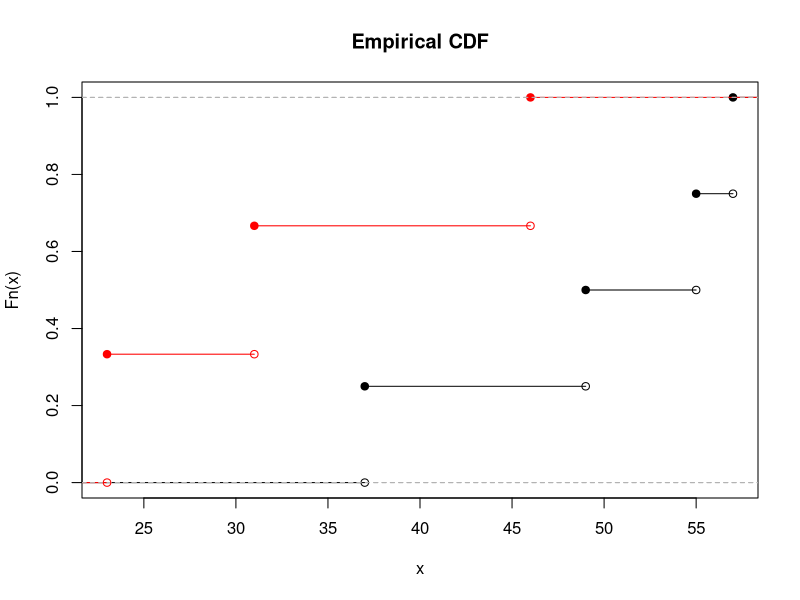
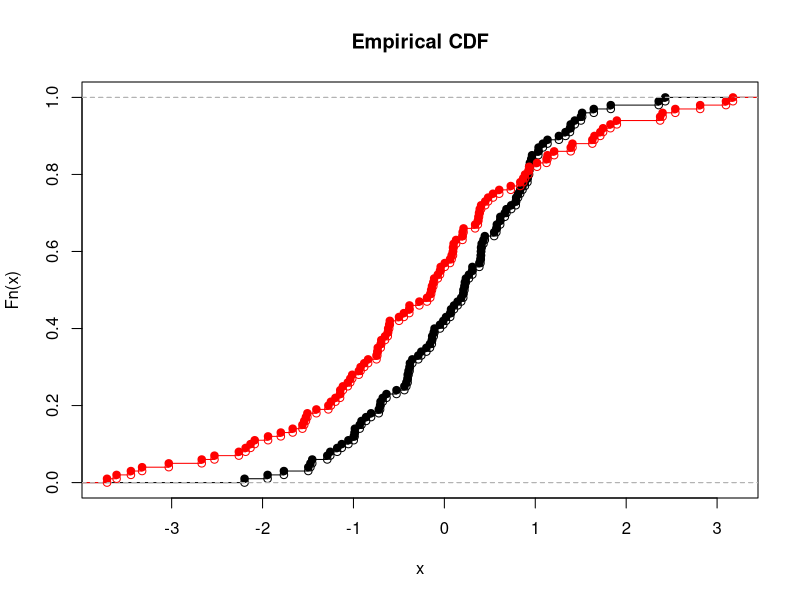

R code for these plots, in order:

## Kolmogorov-Smirnov test

X = c(37,49,55,57)
Y = c(23,31,46)

mydata = c(X,Y)
m = 4
n = 3

## Step 1: Compute test statistic for the observed data

Fxhat = ecdf(X)
Fyhat = ecdf(Y)

plot(Fxhat, main="Empirical CDF", xlim=c(min(mydata),max(mydata)))
points(sort(X), c(0:(m-1)/m))
lines(Fyhat, col="red")
points(sort(Y), c(0:(n-1)/n), col="red")


KS.obs = max(abs(Fxhat(mydata)-Fyhat(mydata)))


## Step 2: Obtain all possible assignments. For each assignment, compute the test statistic

indices = combn(1:(m+n),m)

B = dim(indices)[2]
KS = rep(0,B)

for (i in 1:B){
  ids = indices[,i]
  Fxhat = ecdf(mydata[ids])
  Fyhat = ecdf(mydata[-ids])
  KS[i] = max(abs(Fxhat(mydata)-Fyhat(mydata)))
}

## Step 3: Compute p-value

length(which(KS>=KS.obs))/B


####
m = n = 100
N = m+n
X = rnorm(m,0,1)
#Y = rnorm(n,0.25,1)
Y = rnorm(n,0,1.5)

# Ho: mu_x = mu_y vs Ha: mu_x != mu_y

# Wilcoxon rank-sum test
mydata = c(X,Y)
myrank = rank(mydata)
W = sum(myrank[1:m])

choose(m+n,m)

EW = m*(N+1)/2
VarW = m*n*(N+1)/12

z = (W-EW)/sqrt(VarW)

2*(1-pnorm(z))

B = 10000
Ws = rep(0,B)
for (i in 1:B){
  Xids = sample(1:N,m)
  Ws[i] = sum(myrank[Xids])
}

length(which(abs(Ws-EW)<=abs(W-EW)))/B

# K-S test
Fxhat = ecdf(X)
Fyhat = ecdf(Y)

plot(Fxhat, main="Empirical CDF", xlim=c(min(mydata),max(mydata)))
points(sort(X), c(0:(m-1)/m))
lines(Fyhat, col="red")
points(sort(Y), c(0:(n-1)/n), col="red")


KS.obs = max(abs(Fxhat(mydata)-Fyhat(mydata)))

B = 10000
KS = rep(0,B)

for (i in 1:B){
  ids = sample(1:N,m)
  Fxhat = ecdf(mydata[ids])
  Fyhat = ecdf(mydata[-ids])
  KS[i] = max(abs(Fxhat(mydata)-Fyhat(mydata)))
}

length(which(KS>=KS.obs))/B


